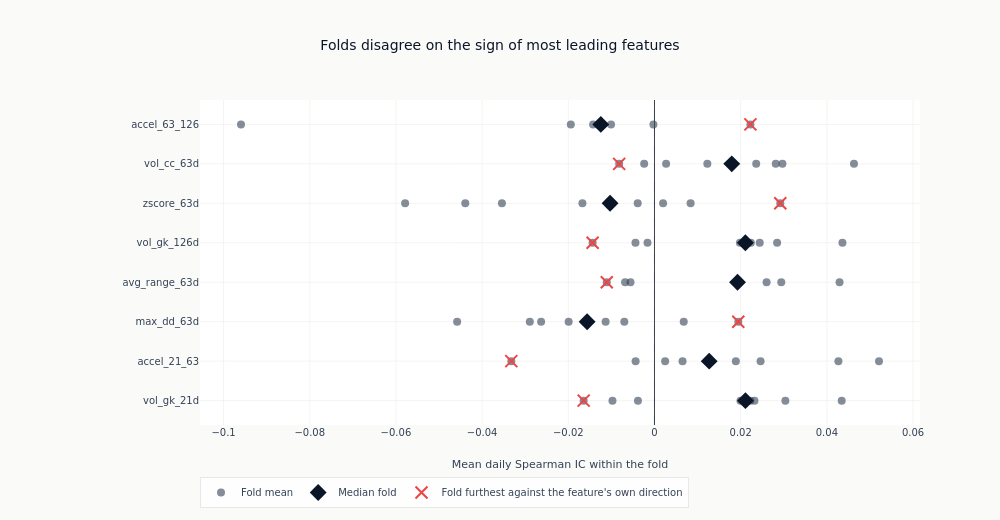

The code cell stored with this chart in its notebook:
### Code cell
stability_features = [name for name in reversed(leaders) if name in fold_stats]
fig = go.Figure()
_ = fig.add_trace(
    go.Scatter(
        x=[value for name in stability_features for value in fold_stats[name]["fold_ics"]],
        y=[name for name in stability_features for _ in fold_stats[name]["fold_ics"]],
        mode="markers",
        marker={"color": COLORS["neutral"], "size": 8, "opacity": 0.6},
        name="Fold mean",
    )
)
_ = fig.add_trace(
    go.Scatter(
        x=[fold_stats[name]["median_fold_ic"] for name in stability_features],
        y=stability_features,
        mode="markers",
        marker={"color": COLORS["blue"], "size": 13, "symbol": "diamond"},
        name="Median fold",
    )
)
_ = fig.add_trace(
    go.Scatter(
        x=[
            min(fold_stats[name]["fold_ics"], key=lambda value: value * signed_direction(name))
            for name in stability_features
        ],
        y=stability_features,
        mode="markers",
        marker={
            "color": COLORS["negative"],
            "size": 12,
            "symbol": "x-thin",
            "line": {"width": 2, "color": COLORS["negative"]},
        },
        name="Fold furthest against the feature's own direction",
    )
)
_ = fig.add_vline(x=0, line={"color": COLORS["neutral"], "width": 0.8, "dash": "dash"})
fig.update_layout(
    title="Folds disagree on the sign of most leading features",
    xaxis_title="Mean daily Spearman IC within the fold",
    height=520,
    width=1000,
    margin={"l": 200},
    legend={"orientation": "h", "y": -0.16},
)
fig.show()

### Figure 1 — Plotly figure (JSON) as saved in the notebook; plotly's stock layout.template omitted (floating-point values rounded to 4 significant figures)
{"data": [{"marker": {"color": "#334155", "opacity": 0.6, "size": 8}, "mode": "markers", "name": "Fold mean", "type": "scatter", "x": [0.04345, 0.02226, 0.02321, 0.03037, -0.003841, -0.01644, -0.009751, 0.01995, 0.006512, -0.03322, -0.004383, 0.02462, 0.0521, 0.01888, 0.04268, 0.002471, -0.02631, 0.01945, -0.01135, -0.01992, -0.04579, 0.006787, -0.02893, -0.007001, 0.04295, 0.01947, 0.02601, 0.02942, -0.005566, -0.01107, -0.006819, 0.01907, 0.04362, 0.01982, 0.02442, 0.02845, -0.004412, -0.01436, -0.00162, 0.02237, -0.01672, 0.0292, 0.008381, -0.04391, -0.05787, -0.003893, -0.0354, 0.001993, 0.04629, 0.02814, 0.02361, 0.0297, -0.002396, -0.008195, 0.002699, 0.01226, -0.01202, -0.09596, -0.01941, -0.01008, -0.01424, 0.02226, -0.0002506, -0.01289], "y": ["vol_gk_21d", "vol_gk_21d", "vol_gk_21d", "vol_gk_21d", "vol_gk_21d", "vol_gk_21d", "vol_gk_21d", "vol_gk_21d", "accel_21_63", "accel_21_63", "accel_21_63", "accel_21_63", "accel_21_63", "accel_21_63", "accel_21_63", "accel_21_63", "max_dd_63d", "max_dd_63d", "max_dd_63d", "max_dd_63d", "max_dd_63d", "max_dd_63d", "max_dd_63d", "max_dd_63d", "avg_range_63d", "avg_range_63d", "avg_range_63d", "avg_range_63d", "avg_range_63d", "avg_range_63d", "avg_range_63d", "avg_range_63d", "vol_gk_126d", "vol_gk_126d", "vol_gk_126d", "vol_gk_126d", "vol_gk_126d", "vol_gk_126d", "vol_gk_126d", "vol_gk_126d", "zscore_63d", "zscore_63d", "zscore_63d", "zscore_63d", "zscore_63d", "zscore_63d", "zscore_63d", "zscore_63d", "vol_cc_63d", "vol_cc_63d", "vol_cc_63d", "vol_cc_63d", "vol_cc_63d", "vol_cc_63d", "vol_cc_63d", "vol_cc_63d", "accel_63_126", "accel_63_126", "accel_63_126", "accel_63_126", "accel_63_126", "accel_63_126", "accel_63_126", "accel_63_126"]}, {"marker": {"color": "#0a1628", "size": 13, "symbol": "diamond"}, "mode": "markers", "name": "Median fold", "type": "scatter", "x": [0.02111, 0.0127, -0.01563, 0.01927, 0.0211, -0.01031, 0.01793, -0.01246], "y": ["vol_gk_21d", "accel_21_63", "max_dd_63d", "avg_range_63d", "vol_gk_126d", "zscore_63d", "vol_cc_63d", "accel_63_126"]}, {"marker": {"color": "#ef4444", "line": {"color": "#ef4444", "width": 2}, "size": 12, "symbol": "x-thin"}, "mode": "markers", "name": "Fold furthest against the feature's own direction", "type": "scatter", "x": [-0.01644, -0.03322, 0.01945, -0.01107, -0.01436, 0.0292, -0.008195, 0.02226], "y": ["vol_gk_21d", "accel_21_63", "max_dd_63d", "avg_range_63d", "vol_gk_126d", "zscore_63d", "vol_cc_63d", "accel_63_126"]}], "layout": {"height": 520, "legend": {"orientation": "h", "y": -0.16}, "margin": {"l": 200}, "shapes": [{"line": {"color": "#334155", "dash": "dash", "width": 0.8}, "type": "line", "x0": 0, "x1": 0, "xref": "x", "y0": 0, "y1": 1, "yref": "y domain"}], "title": {"text": "Folds disagree on the sign of most leading features"}, "width": 1000, "xaxis": {"title": {"text": "Mean daily Spearman IC within the fold"}}}}
